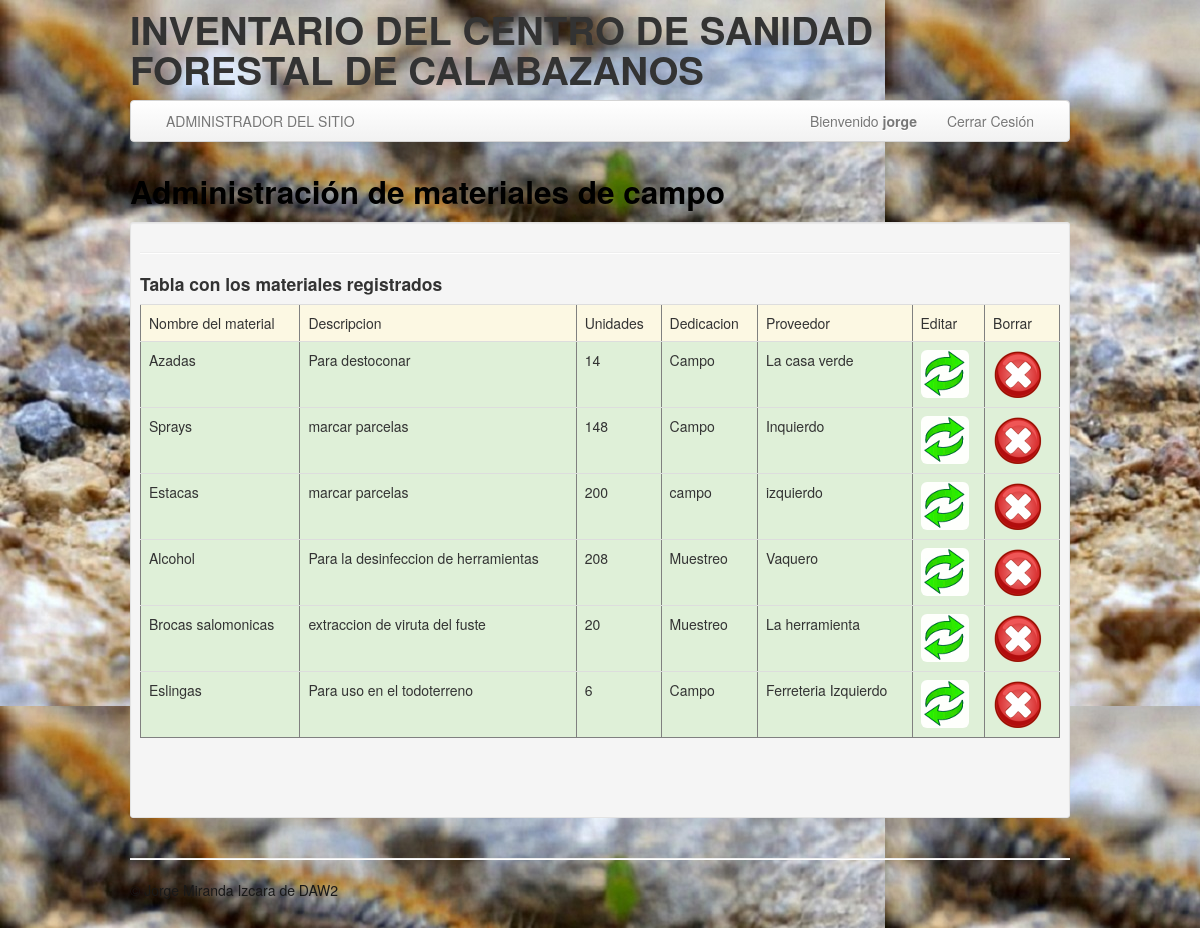
The app's page /administrador/adminMaterialCampo.php (signed in) with its own data.
### tables this page shows
CREATE TABLE `material_campo` (
  `idMaterial_campo` int NOT NULL AUTO_INCREMENT,
  `nombre` varchar(45) NOT NULL,
  `descripcion` varchar(45) DEFAULT NULL,
  `unidades` int NOT NULL,
  `dedicacion` varchar(45) NOT NULL,
  `proveedor_Campo` varchar(45) NOT NULL,
  PRIMARY KEY (`idMaterial_campo`),
  UNIQUE KEY `idMaterial_campo_UNIQUE` (`idMaterial_campo`)
);

### administrador/adminMaterialCampo.php (the view, shortened to what this page needs)
<!DOCTYPE html>
<html lang="en">
<head>
	<link href="../bootstrap/css/bootstrap.min.css" rel="stylesheet" />
	</head>
<body data-offset="40" background="../images/procesionaria.jpg" style="background-attachment: fixed">
	<div class="container">
		<header class="header">
			<div class="row">
				<?php
				include("../include/cabecera.php");
				?>
			</div>
		</header>
		<?php
			include("../include/menuAdmin.php");
		?>
		<div class="row">
			<div class="span12">
				<div class="caption">
					<h2> Administración de materiales de campo</h2>
					<div class="well well-small">
						<hr class="soft" />
						<h4>Tabla con los materiales registrados</h4>
						<div class="row-fluid">
							<?php
							require("../connect_db.php");
							$sql = ("SELECT * FROM material_campo");
							$query = mysqli_query($mysqli, $sql);
							echo "<table border='1'; class='table table-hover';>";
							echo "<tr class='warning'>";
							echo "<td>Nombre del material</td>";
							echo "<td>Descripcion</td>";
							echo "<td>Unidades</td>";
							echo "<td>Dedicacion</td>";
							echo "<td>Proveedor</td>";
							echo "<td>Editar</td>";
							echo "<td>Borrar</td>";
							echo "</tr>";
							?>
							<?php
							while ($arreglo = mysqli_fetch_array($query)) {
								echo "<tr class='success'>";
								echo "<td>$arreglo[1]</td>";
								echo "<td>$arreglo[2]</td>";
								echo "<td>$arreglo[3]</td>";
								echo "<td>$arreglo[4]</td>";
								echo "<td>$arreglo[5]</td>";
								echo "<td><a href='actualizarCampo.php?id=$arreglo[0]'><img src='../images/actualizar.gif' class='img-rounded'></td>";
								echo "<td><a href='adminMaterialCampo.php?id=$arreglo[0]&idborrar=2'><img src='../images/eliminar.png' class='img-rounded'/></a></td>";
								echo "</tr>";
							}
							echo "</table>";
							?>
							<div class="span12">
							</div>
						</div>
						<br />
					</div>
				</div>
			</div>
		</div>
		<?php
		include("../include/pie.php");
		?>
	</div>
</body>
</html>

### include/miestilo.php (style rules this page uses)
h2 { color: black; }

### records on screen
material_campo: nombre "Azadas", descripcion "Para destoconar", unidades "14", dedicacion "Campo", proveedor_Campo "La casa verde"
material_campo: nombre "Sprays", descripcion "marcar parcelas", unidades "148", dedicacion "Campo", proveedor_Campo "Inquierdo"
material_campo: nombre "Estacas", descripcion "marcar parcelas", unidades "200", dedicacion "campo", proveedor_Campo "izquierdo"
material_campo: nombre "Alcohol", descripcion "Para la desinfeccion de herramientas", unidades "208", dedicacion "Muestreo", proveedor_Campo "Vaquero"
material_campo: nombre "Brocas salomonicas", descripcion "extraccion de viruta del fuste", unidades "20", dedicacion "Muestreo", proveedor_Campo "La herramienta"
material_campo: nombre "Eslingas", descripcion "Para uso en el todoterreno", unidades "6", dedicacion "Campo", proveedor_Campo "Ferreteria Izquierdo"

### other values on screen
$_SESSION['user'] "jorge"
